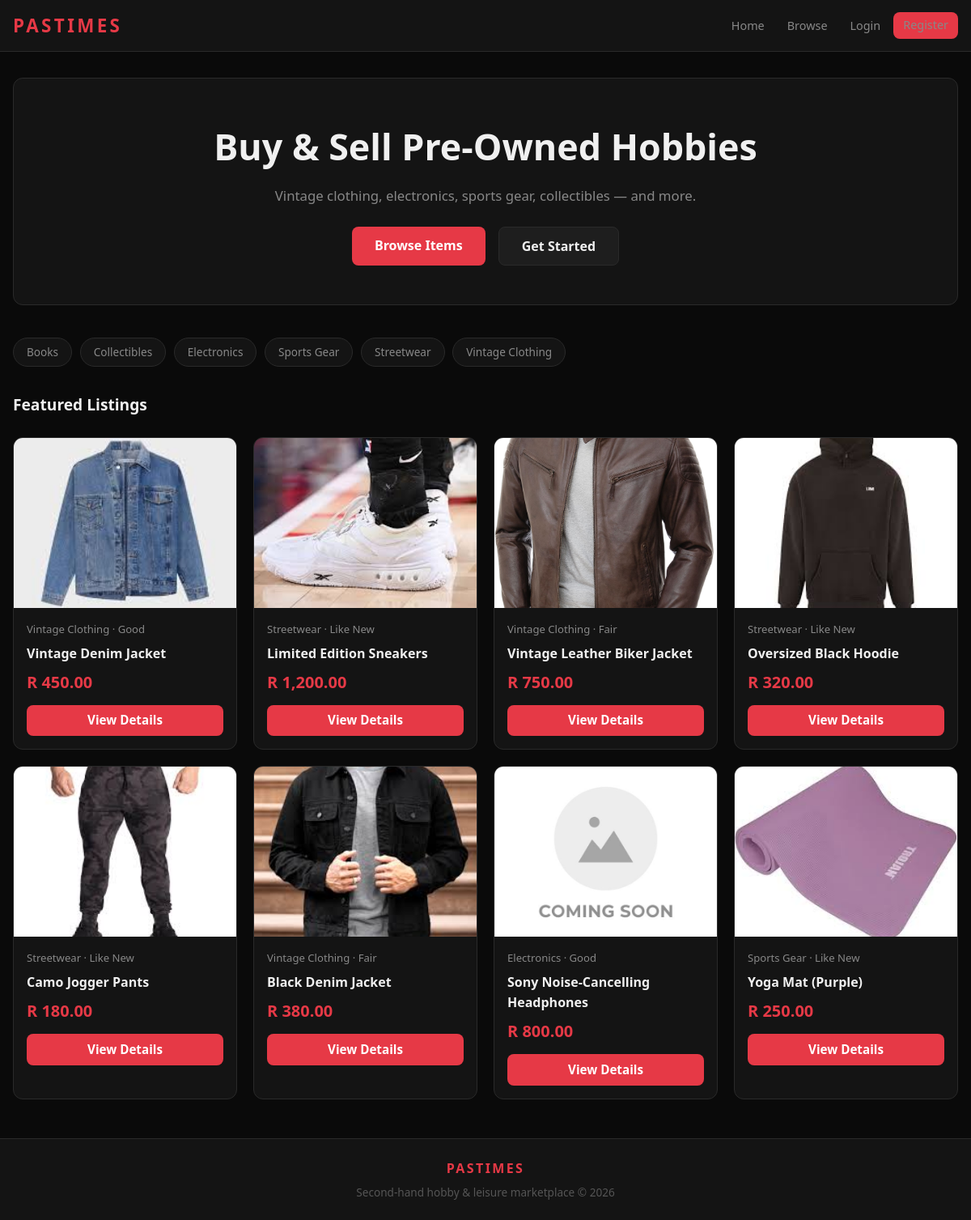
The page / on the database its author committed.
### tables this page shows
CREATE TABLE categories (
    id   INT         AUTO_INCREMENT PRIMARY KEY,
    name VARCHAR(50) NOT NULL UNIQUE
);

CREATE TABLE products (
    id          INT           AUTO_INCREMENT PRIMARY KEY,
    seller_id   INT           NOT NULL,
    category_id INT           NOT NULL,
    title       VARCHAR(150)  NOT NULL,
    description TEXT          NOT NULL,
    price       DECIMAL(10,2) NOT NULL CHECK (price > 0),
    `condition` ENUM('New','Like New','Good','Fair','Poor') NOT NULL DEFAULT 'Good',
    image       VARCHAR(255)  NULL,
    status      ENUM('active','sold') NOT NULL DEFAULT 'active',
    created_at  DATETIME      DEFAULT CURRENT_TIMESTAMP,
    updated_at  DATETIME      DEFAULT CURRENT_TIMESTAMP ON UPDATE CURRENT_TIMESTAMP,
    FOREIGN KEY (seller_id)   REFERENCES users(id)      ON DELETE CASCADE,
    FOREIGN KEY (category_id) REFERENCES categories(id) ON DELETE RESTRICT,
    INDEX idx_seller   (seller_id),
    INDEX idx_category (category_id),
    INDEX idx_status   (status),
    FULLTEXT INDEX idx_search (title, description)
);

### includes/functions.php (called while the page is built, shortened)
<?php
function h($str) {
    return htmlspecialchars((string)$str, ENT_QUOTES, 'UTF-8');
}
function getProductImage($image) {
    $full_path = __DIR__ . '/../assets/images/' . $image;
    if (file_exists($full_path)) {
        return IMAGE_BASE . $image;
    }
    return IMAGE_BASE . 'placeholder/no-image.jpg';
}
function isLoggedIn() {
    return isset($_SESSION['user_id']);
}
?>

### index.php (the view, shortened to what this page needs)
<?php
require_once __DIR__ . '/config/db.php';
require_once __DIR__ . '/includes/functions.php';
$stmt = mysqli_prepare($conn,
    "SELECT p.*, c.name AS category_name, u.name AS seller_name
     FROM products p
     JOIN categories c ON p.category_id = c.id
     JOIN users u ON p.seller_id = u.id
     WHERE p.status = 'active'
     ORDER BY p.created_at DESC
     LIMIT 8");
mysqli_stmt_execute($stmt);
$featured = mysqli_fetch_all(mysqli_stmt_get_result($stmt), MYSQLI_ASSOC);
$cat_result = mysqli_query($conn, "SELECT * FROM categories ORDER BY name");
$categories = mysqli_fetch_all($cat_result, MYSQLI_ASSOC);
require_once __DIR__ . '/includes/header.php';
?>
<section class="hero">
    <h1>Buy &amp; Sell Pre-Owned Hobbies</h1>
    <p>Vintage clothing, electronics, sports gear, collectibles — and more.</p>
    <div class="hero-ctas">
        <a href="<?php echo BASE_URL; ?>products/index.php" class="btn btn-primary btn-lg">Browse Items</a>
        <?php if (!isLoggedIn()): ?>
            <a href="<?php echo BASE_URL; ?>auth/register.php" class="btn btn-secondary btn-lg">Get Started</a>
        <?php elseif (isSeller()): ?>
            <a href="<?php echo BASE_URL; ?>products/add.php" class="btn btn-secondary btn-lg">List an Item</a>
        <?php endif; ?>
    </div>
</section>
<div class="category-chips">
    <?php foreach ($categories as $cat): ?>
        <a href="<?php echo BASE_URL; ?>products/index.php?category=<?php echo $cat['id']; ?>" class="category-chip">
            <?php echo h($cat['name']); ?>
        </a>
    <?php endforeach; ?>
</div>
<h2 class="section-title">Featured Listings</h2>
<?php if (empty($featured)): ?>
    <p class="text-muted">No products available yet.</p>
<?php else: ?>
    <div class="product-grid">
        <?php foreach ($featured as $p): ?>
            <div class="card">
                <a href="<?php echo BASE_URL; ?>products/view.php?id=<?php echo $p['id']; ?>">
                    <img src="<?php echo getProductImage($p['image']); ?>"
                         alt="<?php echo h($p['title']); ?>" class="card-img">
                </a>
                <div class="card-body">
                    <p class="card-meta"><?php echo h($p['category_name']); ?> · <?php echo h($p['condition']); ?></p>
                    <div class="card-title"><?php echo h($p['title']); ?></div>
                    <div class="card-price">R <?php echo number_format($p['price'], 2); ?></div>
                    <a href="<?php echo BASE_URL; ?>products/view.php?id=<?php echo $p['id']; ?>"
                       class="btn btn-primary btn-full">View Details</a>
                </div>
            </div>
        <?php endforeach; ?>
    </div>
<?php endif; ?>
<?php require_once __DIR__ . '/includes/footer.php'; ?>

### includes/header.php (shortened to what this page needs)
<?php
require_once __DIR__ . '/functions.php';
?>
<!DOCTYPE html>
<html lang="en">
<head>
    <link rel="stylesheet" href="<?php echo BASE_URL; ?>assets/css/main.css">
</head>
<body>
<header class="site-header">
    <div class="container header-inner">
        <a href="<?php echo BASE_URL; ?>index.php" class="logo">PASTIMES</a>
        <nav class="main-nav" id="mainNav">
            <ul>
                <li><a href="<?php echo BASE_URL; ?>index.php">Home</a></li>
                <li><a href="<?php echo BASE_URL; ?>products/index.php">Browse</a></li>
                <?php if (isLoggedIn()): ?>
                    <?php if (isSeller()): ?>
                        <li><a href="<?php echo BASE_URL; ?>products/add.php">Sell Item</a></li>
                        <li><a href="<?php echo BASE_URL; ?>orders/manage.php">Manage Orders</a></li>
                    <?php endif; ?>
                    <?php if (isBuyer() || isSellerRequestPending()): ?>
                        <li><a href="<?php echo BASE_URL; ?>auth/request_seller.php">Become Seller</a></li>
                    <?php endif; ?>
                    <?php if (isAdmin()): ?>
                        <li><a href="<?php echo BASE_URL; ?>admin/dashboard.php">Admin</a></li>
                        <li><a href="<?php echo BASE_URL; ?>admin/verify_users.php">Verify Users</a></li>
                        <li><a href="<?php echo BASE_URL; ?>admin/users.php">Users</a></li>
                    <?php endif; ?>
                    <li><a href="<?php echo BASE_URL; ?>orders/track.php">My Orders</a></li>
                    <li><a href="<?php echo BASE_URL; ?>messages/inbox.php">Messages</a></li>
                    <li>
                        <a href="<?php echo BASE_URL; ?>cart/index.php" class="cart-link">
                            Cart
                            <?php $cc = getCartCount(); if ($cc > 0): ?>
                                <span class="cart-badge"><?php echo $cc; ?></span>
                            <?php endif; ?>
                        </a>
                    </li>
                    <li class="nav-user">Hi, <?php echo h($_SESSION['user_name'] ?? 'User'); ?> <?php echo verificationBadge($_SESSION['is_verified'] ?? 0); ?></li>
                    <li><a href="<?php echo BASE_URL; ?>auth/logout.php" class="btn btn-outline-sm">Logout</a></li>
                <?php else: ?>
                    <li><a href="<?php echo BASE_URL; ?>auth/login.php">Login</a></li>
                    <li><a href="<?php echo BASE_URL; ?>auth/register.php" class="btn btn-primary-sm">Register</a></li>
                <?php endif; ?>
            </ul>
        </nav>
    </div>
</header>
<main class="container main-content">

### includes/footer.php (shortened to what this page needs)
</main>
<footer class="site-footer">
    <div class="container footer-inner">
        <p class="footer-logo">PASTIMES</p>
        <p class="footer-text">Second-hand hobby &amp; leisure marketplace &copy; <?php echo date('Y'); ?></p>
    </div>
</footer>
</body>
</html>

### rows shown on the page
categories: name "Books"
categories: name "Collectibles"
categories: name "Electronics"
categories: name "Sports Gear"
categories: name "Streetwear"
categories: name "Vintage Clothing"
products: image (picture), category.name "Vintage Clothing", condition "Good", title "Vintage Denim Jacket", price "450.00"
products: image (picture), category.name "Streetwear", condition "Like New", title "Limited Edition Sneakers", price "1,200.00"
products: image (picture), category.name "Vintage Clothing", condition "Fair", title "Vintage Leather Biker Jacket", price "750.00"
products: image (picture), category.name "Streetwear", condition "Like New", title "Oversized Black Hoodie", price "320.00"
products: image (picture), category.name "Streetwear", condition "Like New", title "Camo Jogger Pants", price "180.00"
products: image (picture), category.name "Vintage Clothing", condition "Fair", title "Black Denim Jacket", price "380.00"
products: shows a picture, category.name "Electronics", condition "Good", title "Sony Noise-Cancelling Headphones", price "800.00"
products: image (picture), category.name "Sports Gear", condition "Like New", title "Yoga Mat (Purple)", price "250.00"
